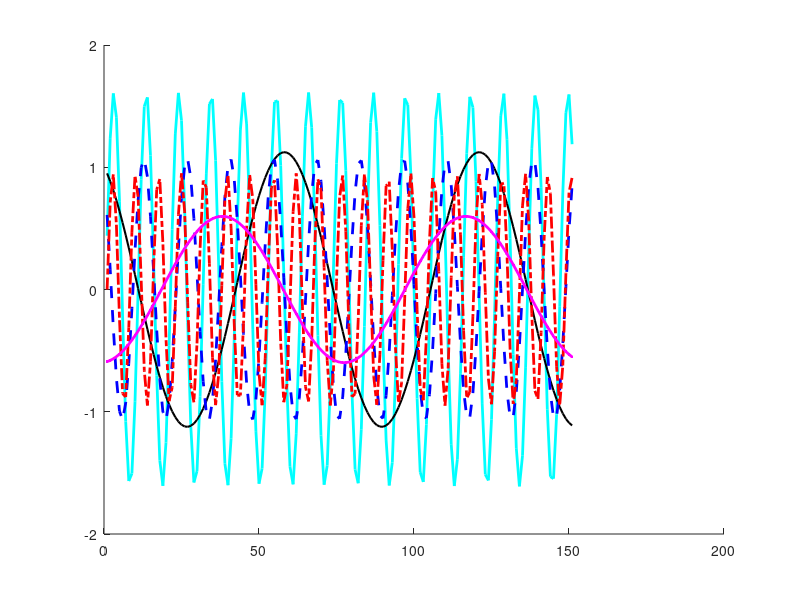
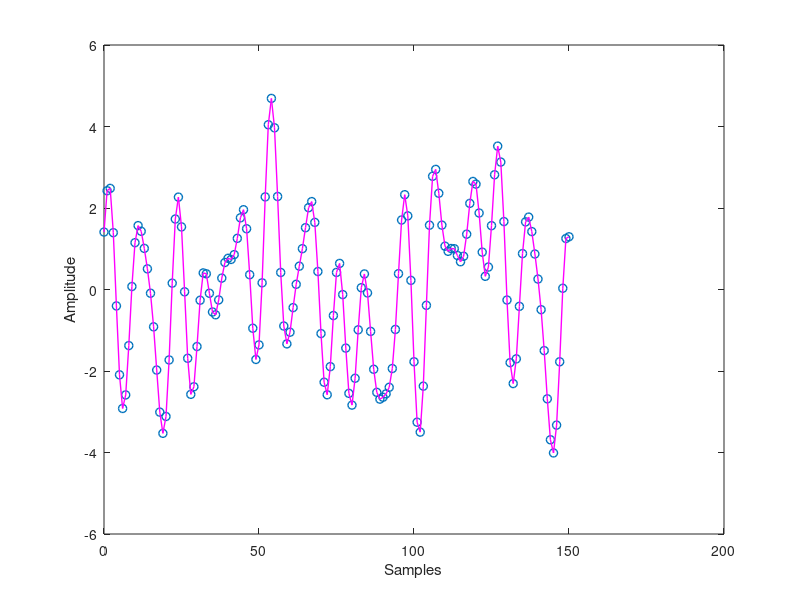

Reproduce these figures in MATLAB, in order.
% Annals of Biomedical Engineering, Vol. 17, pp. 219-231, 1989 Applications
% of Fast Orthogonal Search
%% initialization
clc; clear all; close all;

%% data to be simulated

n = linspace(0,150,151);
omega   = [0.60  0.10  0.45 0.85  0.08];
b       = [0.44  0.95  0.61 0.00 -0.59];
c       = [1.55 -0.60 -0.88 0.95  0.10];
y       = zeros(1,length(n));

for i = 1:5
    y = b(i)*cos(omega(i)*n) + c(i)*sin(omega(i)*n)+y;
end
figure;hold on;
for i = 1
    plot(b(i)*cos(omega(i)*n) + c(i)*sin(omega(i)*n),'-c','linewidth',2);
end
for i = 2
    plot(b(i)*cos(omega(i)*n) + c(i)*sin(omega(i)*n),'-k','linewidth',1.5);
end
for i = 3
    plot(b(i)*cos(omega(i)*n) + c(i)*sin(omega(i)*n),'--b','linewidth',2);
end
for i = 4
    plot(b(i)*cos(omega(i)*n) + c(i)*sin(omega(i)*n),'-.r','linewidth',2);
end
for i = 5
    plot(b(i)*cos(omega(i)*n) + c(i)*sin(omega(i)*n),'.-m','linewidth',2);
end

figure;
plot(n,y,'o','LineWidth',1);

%% searching
omega_d = linspace(0.01,1.00,100);

p = NaN(2*length(omega_d)+1,length(n)); % +1 is for the DC term
p(1,:) = ones(1,length(n)); % DC term is set to 1

w = NaN(2*length(omega_d)+1,length(n)); % orthogonalized basis
w(1,:) = ones(1,length(n));

for i = 1:length(omega_d)
    p((2*i),:) = cos(omega_d(i)*n);
    p((2*i+1),:) = sin(omega_d(i)*n);
end

%%
alpha = NaN(2*5+1,2*5);

g = NaN(1,2*5+1);
g(1) = sum(y.*w(1,:))/sum(w(1,:).^2);

index = NaN(1,5);

%%

for m = 1:5
    temp = zeros(1,length(omega_d));
    for i = 1:length(omega_d)
        
        if (~isnan(omega_d(i))) % this is to skip the selected frequency.
        
        w(2*m,:) = p((2*i),:);
        
        for r = 1:(2*m-1)
        alpha(2*m,r) = mean(p(2*i,:).*w(r,:))/mean(w(r,:).^2);
        w(2*m,:) = w(2*m,:) - alpha(2*m,r)*w(r,:);
        end
        
        g(2*m) = mean(y.*w(2*m,:))/mean(w(2*m,:).^2);
        
        w((2*m+1),:) = p((2*i+1),:);
        
        for r = 1:(2*m)
        alpha(2*m+1,r) = sum(p(2*i+1,:).*w(r,:))/sum(w(r,:).^2);
        w(2*m+1,:) = w(2*m+1,:) - alpha(2*m+1,r)*w(r,:);
        end
        
        g(2*m+1) = sum(y.*w(2*m+1,:))/sum(w(2*m+1,:).^2);
        
        temp(i) = g(2*m)^2*mean(w(2*m,:).^2) + g(2*m+1)^2*mean(w(2*m+1,:).^2);
        else
        end
    end
    
    [C, I] = max(temp);
    
    index(1,m) = I;
    omega_d(I) = NaN;
    
    for i = I:I
        
        w(2*m,:) = p((2*i),:);
        
        for r = 1:(2*m-1)
        alpha(2*m,r) = mean(p(2*i,:).*w(r,:))/mean(w(r,:).^2);
        w(2*m,:) = w(2*m,:) - alpha(2*m,r)*w(r,:);
        end
        
        g(2*m) = mean(y.*w(2*m,:))/mean(w(2*m,:).^2);
        
        w((2*m+1),:) = p((2*i+1),:);
        
        for r = 1:(2*m)
        alpha(2*m+1,r) = sum(p(2*i+1,:).*w(r,:))/sum(w(r,:).^2);
        w(2*m+1,:) = w(2*m+1,:) - alpha(2*m+1,r)*w(r,:);
        end
        
        g(2*m+1) = sum(y.*w(2*m+1,:))/sum(w(2*m+1,:).^2);
        
    end
end

a = zeros(1,length(g));

a(11) = g(11);

store_v = zeros(11,11);
store_v (11,11) = 1;
% according to Equations (15),(16),(17), the coefficients a are calculated
% backwards from coefficients g.
% store_v is for v functions in Equation (15)

for m = (length(g)-1):-1:1
    v = zeros(1,length(g));
        v(m) = 1;
        a(m) = g(m)*v(m);
    for i = (m+1):length(g)
        for r = m:(i-1);
            v(i) = v(i) - alpha(i,r)*v(r);
        end
        a(m) = a(m)+ g(i)*v(i);
    end
    store_v(m,:) = v;
end

%% plot retrieved data to check
hold on;
yyy = 0;

for i = 1:(2*5+1)
yyy = yyy+g(i)*w(i,:);
end
plot(n,yyy,'-m','linewidth',1);
xlabel('Samples');
ylabel('Amplitude');
